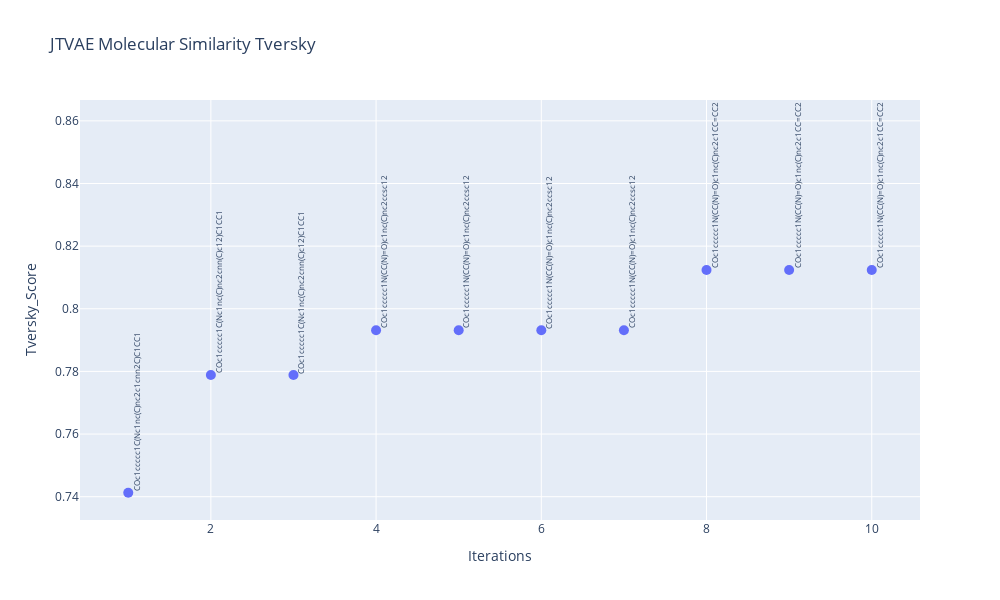

The notebook cell this image was saved under:
### Code cell
import plotly.graph_objects as go

iterations = list(range(1, len(smiles_list) + 1)) # Convert to list for plotly

fig = go.Figure()

fig.add_trace(go.Scatter(x=iterations, y=best_eval,
                         mode='markers',
                         name='Float Values',
                         marker=dict(size=10)))

# Add an annotation for each point
for i in range(len(iterations)):
    fig.add_annotation(x=iterations[i], y=best_eval[i],
                       text=smiles_list[i],
                       showarrow=False,
                       font=dict(size=8),
                       xanchor='left',
                       yanchor='bottom',
                       textangle=-90)  # set textangle to -90 for vertical text

fig.update_layout(title='JTVAE Molecular Similarity Tversky',
                  xaxis=dict(title='Iterations'),
                  yaxis=dict(title='Tversky_Score'),  # Update y-axis title
                  autosize=False,
                  width=1000,
                  height=600)

fig.show()

### Figure 1 — Plotly figure (JSON) as saved in the notebook; plotly's stock layout.template omitted (floating-point values rounded to 4 significant figures)
{"data": [{"marker": {"size": 10}, "mode": "markers", "name": "Float Values", "type": "scatter", "x": [1, 2, 3, 4, 5, 6, 7, 8, 9, 10], "y": [0.7413, 0.7788, 0.7788, 0.7932, 0.7932, 0.7932, 0.7932, 0.8124, 0.8124, 0.8124]}], "layout": {"annotations": [{"font": {"size": 8}, "showarrow": false, "text": "COc1ccccc1C(Nc1nc(C)nc2c1cnn2C)C1CC1", "textangle": -90, "x": 1, "xanchor": "left", "y": 0.7413, "yanchor": "bottom"}, {"font": {"size": 8}, "showarrow": false, "text": "COc1ccccc1C(Nc1nc(C)nc2cnn(C)c12)C1CC1", "textangle": -90, "x": 2, "xanchor": "left", "y": 0.7788, "yanchor": "bottom"}, {"font": {"size": 8}, "showarrow": false, "text": "COc1ccccc1C(Nc1nc(C)nc2cnn(C)c12)C1CC1", "textangle": -90, "x": 3, "xanchor": "left", "y": 0.7788, "yanchor": "bottom"}, {"font": {"size": 8}, "showarrow": false, "text": "COc1ccccc1N(CC(N)=O)c1nc(C)nc2ccsc12", "textangle": -90, "x": 4, "xanchor": "left", "y": 0.7932, "yanchor": "bottom"}, {"font": {"size": 8}, "showarrow": false, "text": "COc1ccccc1N(CC(N)=O)c1nc(C)nc2ccsc12", "textangle": -90, "x": 5, "xanchor": "left", "y": 0.7932, "yanchor": "bottom"}, {"font": {"size": 8}, "showarrow": false, "text": "COc1ccccc1N(CC(N)=O)c1nc(C)nc2ccsc12", "textangle": -90, "x": 6, "xanchor": "left", "y": 0.7932, "yanchor": "bottom"}, {"font": {"size": 8}, "showarrow": false, "text": "COc1ccccc1N(CC(N)=O)c1nc(C)nc2ccsc12", "textangle": -90, "x": 7, "xanchor": "left", "y": 0.7932, "yanchor": "bottom"}, {"font": {"size": 8}, "showarrow": false, "text": "COc1ccccc1N(CC(N)=O)c1nc(C)nc2c1CC=CC2", "textangle": -90, "x": 8, "xanchor": "left", "y": 0.8124, "yanchor": "bottom"}, {"font": {"size": 8}, "showarrow": false, "text": "COc1ccccc1N(CC(N)=O)c1nc(C)nc2c1CC=CC2", "textangle": -90, "x": 9, "xanchor": "left", "y": 0.8124, "yanchor": "bottom"}, {"font": {"size": 8}, "showarrow": false, "text": "COc1ccccc1N(CC(N)=O)c1nc(C)nc2c1CC=CC2", "textangle": -90, "x": 10, "xanchor": "left", "y": 0.8124, "yanchor": "bottom"}], "autosize": false, "height": 600, "title": {"text": "JTVAE Molecular Similarity Tversky"}, "width": 1000, "xaxis": {"title": {"text": "Iterations"}}, "yaxis": {"title": {"text": "Tversky_Score"}}}}
